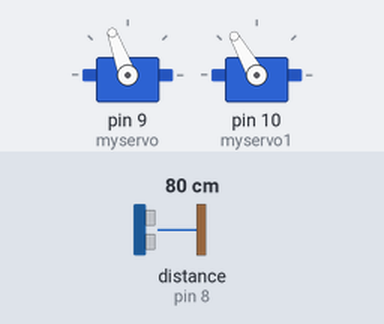
This sketch was run on a simulated Arduino Uno, built with avr-gcc and run on an emulated ATmega328P. On the bench: 2 × servo. Wiring (inferred from the names in the program): ultrasonic range finder: trigger pin 8; echo pin 8. The inputs (shaded band) are chosen by the test bench; at power-on: distance to the obstacle (sensor on pin 8) 80 cm. The echo pulse lasts 58.3 µs per cm.

Above: at 0.1 s.
At 6.2 s:
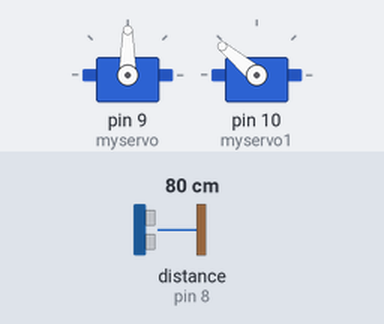
6.3 s: distance to the obstacle (sensor on pin 8) set to 2 cm
At 7.5 s:
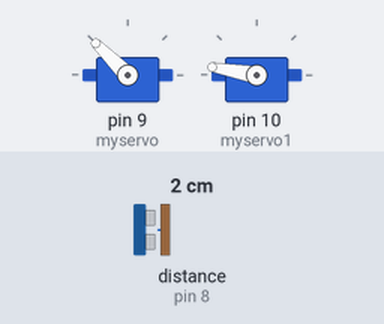
12.2 s: distance to the obstacle (sensor on pin 8) set to 35 cm
18.1 s: distance to the obstacle (sensor on pin 8) set to 4 cm
Timing chart, 0 to 30.0 s (numbered marks = the images above; inputs shaded):
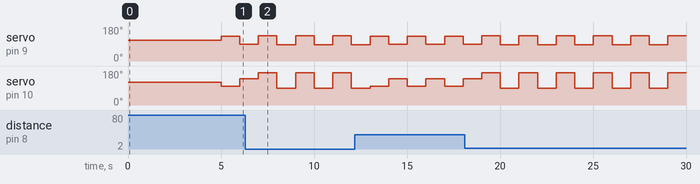

Measured:
- by itself, servo on pin 9 (myservo): alternates 135° for 1.0 s and 85° for 1.0 s
- by itself, servo on pin 10 (myservo1): alternates 170° for 1.0 s and 90° for 1.0 s

The sketch:

Spatula_Robot_Code.ino
```cpp
/*
Simple Walker Robot
by Randy Sarafan

This code is for controlling a simple quadruped robot and having it respond to obstacles that approach.

For more information visit the project page:
http://www.instructables.com/id/Simple-Walker-Robot/

This code is based on both the Arduino Sweep example by BARRAGAN
and the Arduino Ping example by Tome Igoe
*/

#include <Servo.h>

Servo myservo;  // create servo object to control a servo
                // a maximum of eight servo objects can be created

Servo myservo1; // create a second servo object to control a servo

int pos = 110;   // variable to store the servo position for rear legs
                //changing this value changes the default position of the rear legs
int pos1 = 120;  // variable to store the servo position for front legs
                //changing this value changes the default position of the front legs

//determines the rate at which the legs move
int rate = 1000;

// this constant won't change.  It's the pin number
// of the sensor's output:
const int pingPin = 8;

void setup()
{
  myservo.attach(9);      // attaches the servo on pin 9 to the servo object
  myservo1.attach(10);    // attaches the servo on pin 10 to the servo object

  myservo.write(pos);     // tell servo to go to position in variable 'pos' - sets center axis
  myservo1.write(pos1);   // tell servo to go to position in variable 'pos' - sets center axis
  delay(5000);
}


void loop() {

  long duration, inches, cm;

  // The PING))) is triggered by a HIGH pulse of 2 or more microseconds.
  // Give a short LOW pulse beforehand to ensure a clean HIGH pulse:
  pinMode(pingPin, OUTPUT);
  digitalWrite(pingPin, LOW);
  delayMicroseconds(2);
  digitalWrite(pingPin, HIGH);
  delayMicroseconds(5);
  digitalWrite(pingPin, LOW);

  // The same pin is used to read the signal from the PING))): a HIGH
  // pulse whose duration is the time (in microseconds) from the sending
  // of the ping to the reception of its echo off of an object.
  pinMode(pingPin, INPUT);
  duration = pulseIn(pingPin, HIGH);

  // convert the time into a distance
  inches = microsecondsToInches(duration);

  //if something is closer than a foot, back away
  if(inches <= 12){
    backward();
  }

  //if nothing is closer than a foot, go forwards
  if(inches > 12){
    forward();
  }

}


//function for going forwards
void forward(){
  myservo.write(pos + 20);                // tell servo to go to position in variable 'pos'
  myservo1.write(pos1 - 20);              // tell servo to go to position in variable 'pos'

  delay(rate);

  myservo.write(pos - 20);                // tell servo to go to position in variable 'pos'
  myservo1.write(pos1 + 20);              // tell servo to go to position in variable 'pos'
  delay(rate);
}

//function for backing away
void backward(){
  myservo.write(pos + 25);                // tell servo to go to position in variable 'pos'
  myservo1.write(pos1 + 50);              // tell servo to go to position in variable 'pos'

  delay(rate);

  myservo.write(pos - 25);                // tell servo to go to position in variable 'pos'
  myservo1.write(pos1 - 30);              // tell servo to go to position in variable 'pos'
  delay(rate);
}

long microsecondsToInches(long microseconds)
{
  // According to Parallax's datasheet for the PING))), there are
  // 73.746 microseconds per inch (i.e. sound travels at 1130 feet per
  // second).  This gives the distance travelled by the ping, outbound
  // and return, so we divide by 2 to get the distance of the obstacle.
  // See: http://www.parallax.com/dl/docs/prod/acc/28015-PING-v1.3.pdf
  return microseconds / 74 / 2;
}
```
